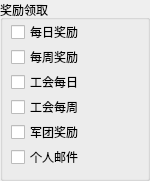
     <widget class="QGroupBox" name="groupBox_12">
      <property name="geometry">
       <rect>
        <x>165</x>
        <y>320</y>
        <width>150</width>
        <height>181</height>
       </rect>
      </property>
      <property name="title">
       <string>奖励领取</string>
      </property>
      <widget class="QCheckBox" name="checkBox_8">
       <property name="geometry">
        <rect>
         <x>11</x>
         <y>24</y>
         <width>71</width>
         <height>16</height>
        </rect>
       </property>
       <property name="font">
        <font>
         <family>宋体</family>
        </font>
       </property>
       <property name="text">
        <string>每日奖励</string>
       </property>
      </widget>
      <widget class="QCheckBox" name="checkBox_9">
       <property name="geometry">
        <rect>
         <x>11</x>
         <y>49</y>
         <width>71</width>
         <height>16</height>
        </rect>
       </property>
       <property name="font">
        <font>
         <family>宋体</family>
        </font>
       </property>
       <property name="text">
        <string>每周奖励</string>
       </property>
      </widget>
      <widget class="QCheckBox" name="checkBox_10">
       <property name="geometry">
        <rect>
         <x>11</x>
         <y>74</y>
         <width>71</width>
         <height>16</height>
        </rect>
       </property>
       <property name="font">
        <font>
         <family>宋体</family>
        </font>
       </property>
       <property name="text">
        <string>工会每日</string>
       </property>
      </widget>
      <widget class="QCheckBox" name="checkBox_11">
       <property name="geometry">
        <rect>
         <x>11</x>
         <y>99</y>
         <width>71</width>
         <height>16</height>
        </rect>
       </property>
       <property name="font">
        <font>
         <family>宋体</family>
        </font>
       </property>
       <property name="text">
        <string>工会每周</string>
       </property>
      </widget>
      <widget class="QCheckBox" name="checkBox_12">
       <property name="geometry">
        <rect>
         <x>11</x>
         <y>124</y>
         <width>71</width>
         <height>16</height>
        </rect>
       </property>
       <property name="font">
        <font>
         <family>宋体</family>
        </font>
       </property>
       <property name="text">
        <string>军团奖励</string>
       </property>
      </widget>
      <widget class="QCheckBox" name="checkBox_13">
       <property name="geometry">
        <rect>
         <x>11</x>
         <y>149</y>
         <width>71</width>
         <height>16</height>
        </rect>
       </property>
       <property name="font">
        <font>
         <family>宋体</family>
        </font>
       </property>
       <property name="text">
        <string>个人邮件</string>
       </property>
      </widget>
     </widget>
